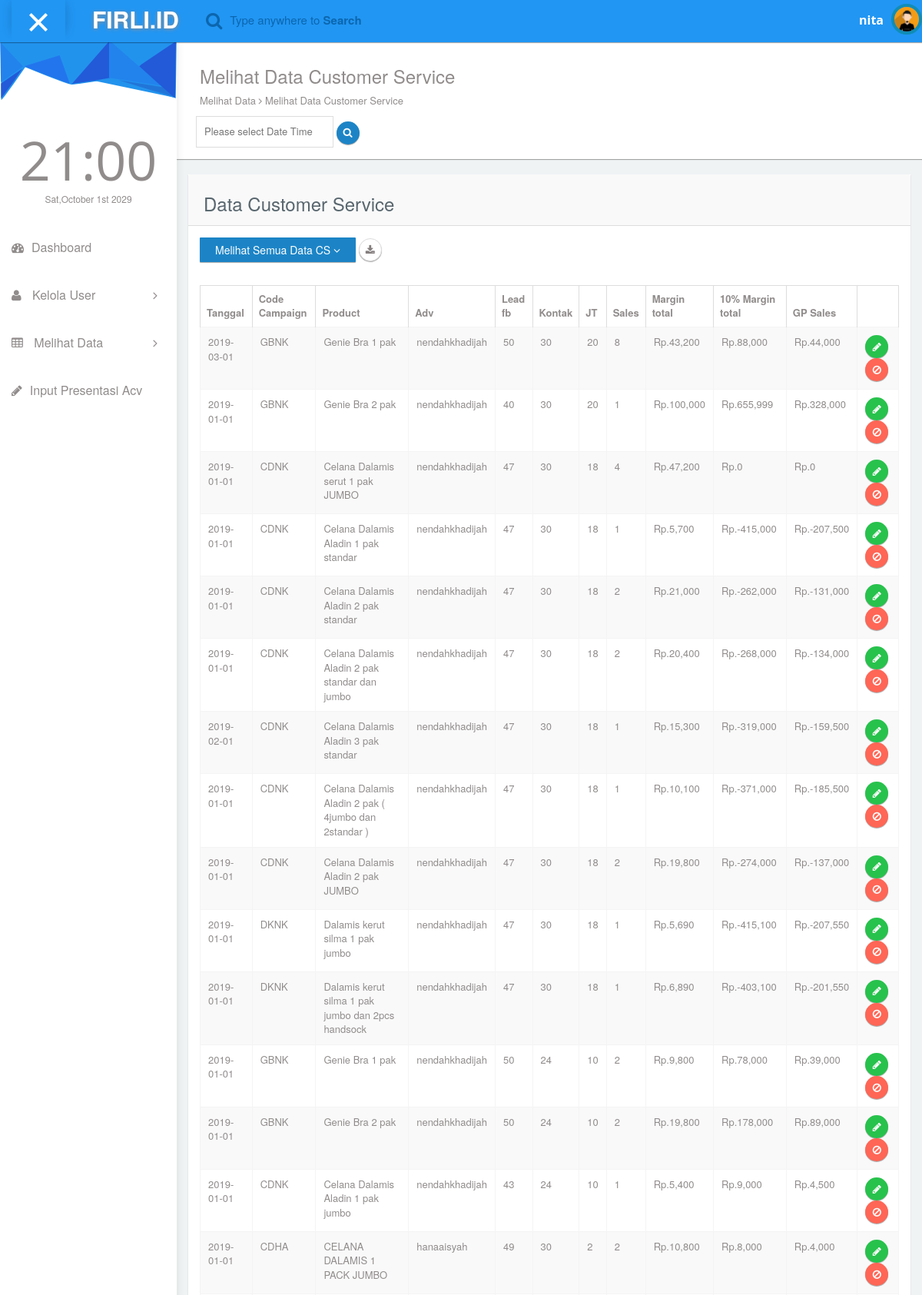
Page /Owner/data_cs.php (signed in, upper part) on the committed database.
### tables this page shows
CREATE TABLE `ds_ss_jualan` (
  `id_ss_jualan` bigint(200) NOT NULL,
  `tanggal` date NOT NULL,
  `code_campaign` varchar(200) NOT NULL,
  `product` varchar(200) NOT NULL,
  `adv` varchar(200) DEFAULT NULL,
  `cs` varchar(200) DEFAULT NULL,
  `lead_fb` bigint(20) NOT NULL,
  `add_spent` bigint(200) NOT NULL,
  `margin` bigint(20) NOT NULL,
  `kontak` bigint(15) NOT NULL,
  `janji_transfer` bigint(20) NOT NULL,
  `sales` bigint(20) NOT NULL
);

### Owner/data_cs.php (the view, shortened to what this page needs)
<?php
	include("../Modul Database/koneksi.php");
	$sort ="";
	$searchDate = "";
?>
<!DOCTYPE html>
<html lang="en">
<head>
  <link rel="stylesheet" type="text/css" href="asset/css/bootstrap.min.css">
   <link rel="stylesheet" href="https://cdnjs.cloudflare.com/ajax/libs/flatpickr/4.2.3/flatpickr.css">
  <link rel="stylesheet" href="https://cdnjs.cloudflare.com/ajax/libs/flatpickr/4.2.3/themes/dark.css">
  <link rel="stylesheet" type="text/css" href="asset/css/plugins/font-awesome.min.css"/>
  <link rel="stylesheet" type="text/css" href="asset/css/plugins/datatables.bootstrap.min.css"/>
  <link rel="stylesheet" type="text/css" href="asset/css/plugins/animate.min.css"/>
  <link href="asset/css/style.css" rel="stylesheet">
</head>
<body id="mimin" class="dashboard">
        <nav class="navbar navbar-default header navbar-fixed-top">
          <div class="col-md-12 nav-wrapper">
            <div class="navbar-header" style="width:100%;">
              <div class="opener-left-menu is-open">
                <span class="bottom"></span>
              </div>
                <a href="index_own.php" class="navbar-brand">
                 <b>FIRLI.ID</b>
                </a>
              <ul class="nav navbar-nav search-nav">
                <li>
                   <div class="search">
                    <span class="fa fa-search icon-search" style="font-size:23px;"></span>
                    <div class="form-group form-animate-text">
                      <input type="text" class="form-text" required>
                      <label class="label-search">Type anywhere to <b>Search</b> </label>
                    </div>
                  </div>
                </li>
              </ul>
              <ul class="nav navbar-nav navbar-right user-nav">
                <li class="user-name"><span><?php
								if(isset($_SESSION["username"])){
									echo explode("_",$_SESSION["username"])[0];
								}
							?></span></li>
                  <li class="dropdown avatar-dropdown">
                   <img src="asset/img/avatar.jpg" class="img-circle avatar" alt="user name" data-toggle="dropdown" aria-haspopup="true" aria-expanded="true"/>
                </li>
              </ul>
            </div>
          </div>
        </nav>
      <div class="container-fluid mimin-wrapper">
            <div id="left-menu">
              <div class="sub-left-menu scroll">
                <ul class="nav nav-list">
                    <li><div class="left-bg"></div></li>
                    <li class="time">
                      <h1 class="animated fadeInLeft">21:00</h1>
                      <p class="animated fadeInRight">Sat,October 1st 2029</p>
                    </li>
                    <li >
                        <a href="index_own.php">
                           <span class="fa fa-dashboard"></span>Dashboard
                        </a>
                    </li>
                    <li ><a class="tree-toggle nav-header"><span class="fa fa-user"></span> Kelola User<span class="fa-angle-right fa right-arrow text-right"></span> </a>
                    </li>
                    <li ><a class="tree-toggle nav-header"><span class="fa fa-table"></span> Melihat Data<span class="fa-angle-right fa right-arrow text-right"></span> </a>
                    </li>
                    <li >
                        <a href="input_target.php">
                           <span class="fa fa-pencil"></span>Input Presentasi Acv
                        </a>
                    </li>
                  </ul>
                </div>
            </div>
            <div id="content">
                <div class="panel">
                  <div class="panel-body">
                      <div class="col-md-6 col-sm-12">
                        <h3 class="animated fadeInLeft">Melihat Data Customer Service</h3>
                        <p class="animated fadeInDown">
                          Melihat Data <span class="fa-angle-right fa"></span> Melihat Data Customer Service
                        </p>
                        <div class="row" style="padding-left:10px;">
								   <input type="text" id="rangeDate" value="<?php echo $searchDate; ?>" placeholder="Please select Date Time" data-input>
								  <button onClick=searchDataOnDate(<?php echo "'$sort'"; ?>) class=" btn btn-circle btn-mn btn-primary" value="primary">
											<span class="fa fa-search"></span>
								  </button>
							  </div>
                    </div>
                  </div>
                </div>
              <div class="col-md-12 top-25 padding-0">
                <div class="col-md-12">
                  <div class="panel">
                    <div class="panel-heading"><h3>Data Customer Service</h3></div>
                    <div class="panel-body">
                      <div class="btn-group" role="group">
                            <button type="button" class="btn btn-primary dropdown-toggle" data-toggle="dropdown" aria-haspopup="true" aria-expanded="false">
                              <?php
								if($sort =="" || $sort =="all") {
									echo "Melihat Semua Data CS";
								}else{
								  echo "Melihat Data ".$sort;
								}
							  ?>
							  <span class="fa fa-angle-down"></span>
                            </button>
                      </div>
                            <button class=" btn btn-circle btn-mn" value="primary">
                                <span id="convert" class="fa fa-download"></span>
                            </button>
                    </div>
                    <div class="panel-body">
                      <div class="responsive-table">
                      <table id="datatables-example" class="table table-striped table-bordered" width="100%" cellspacing="0">
					  <thead>
                        <tr>
                          <th>Tanggal</th>
                          <th>Code Campaign</th>
                          <th>Product</th>
						  <th>Adv</th>
                          <th>Lead fb</th>
                          <th>Kontak</th>
                          <th>JT</th>
                          <th>Sales</th>
                          <th>Margin total</th>
                          <th>10% Margin total</th>
                          <th>GP Sales</th>
						  <th id="action"> aksi </th>
                        </tr>
                      </thead>
                      <tbody>
					  <?php
									$textquery = "SELECT * FROM ds_ss_jualan LEFT JOIN ds_account_cs
											ON ds_ss_jualan.cs = ds_account_cs.id_account_cs  ";
						 $query = mysqli_query($conn,$textquery);
						 while($data = mysqli_fetch_array($query)){
					  ?>
                        <tr>
                          <td><?php echo "$data[tanggal]"; ?></td>
                          <td><?php echo "$data[code_campaign]"; ?></td>
                          <td><?php echo "$data[product]"; ?></td>
                          <td><?php echo explode("_",$data['adv'])[1]; ?></td>
                          <td><?php echo "$data[lead_fb]"; ?></td>
                          <td><?php echo "$data[kontak]"; ?></td>
                          <td><?php echo "$data[janji_transfer]"; ?></td>
                          <td><?php echo "$data[sales]"; ?></td>
                          <td><?php echo "Rp.".number_format((0.1 * $data['margin'])); ?></td>
                          <td><?php echo "Rp.".number_format(($data['margin']-$data['add_spent'])); ?></td>
                          <td><?php echo "Rp.".number_format(0.5 *($data['margin']-$data['add_spent'])); ?></td>
                          <td>
                            <a href="../Owner/form_cs.php?id=<?php echo "$data[id_ss_jualan]"; ?>">
								<button class=" btn btn-circle btn-mn btn-success" value="primary">
									<span class="fa fa-pencil"></span>
								</button>
							</a>
                            <button onClick=deleteData('<?php echo "$data[id_ss_jualan]"; ?>') class=" btn btn-circle btn-mn btn-danger" value="primary">
                                <span class="fa fa-ban"></span>
                            </button>
                          </td>
                        </tr>
					<?php
					    }
					?>
                      </tbody>
                        </table>
                      </div>
                  </div>
                </div>
              </div>
              </div>
            </div>
</body>
</html>
<head>
</head>
<body>
</body>

### rows in the picture
ds_ss_jualan: tanggal "2019-03-01", code_campaign "GBNK", product "Genie Bra 1 pak", adv "nendahkhadijah", lead_fb "50", kontak "30", janji_transfer "20", sales "8", 0.1*$data['margin'] "43,200", $data['margin']-$data['add_spent'] "88,000", 0.5 *($data['margin']-$data['add_spent']) "44,000"
ds_ss_jualan: tanggal "2019-01-01", code_campaign "GBNK", product "Genie Bra 2 pak", adv "nendahkhadijah", lead_fb "40", kontak "30", janji_transfer "20", sales "1", 0.1*$data['margin'] "100,000", $data['margin']-$data['add_spent'] "655,999", 0.5 *($data['margin']-$data['add_spent']) "328,000"
ds_ss_jualan: tanggal "2019-01-01", code_campaign "CDNK", product "Celana Dalamis serut 1 pak JUMBO", adv "nendahkhadijah", lead_fb "47", kontak "30", janji_transfer "18", sales "4", 0.1*$data['margin'] "47,200", $data['margin']-$data['add_spent'] "0", 0.5 *($data['margin']-$data['add_spent']) "0"
ds_ss_jualan: tanggal "2019-01-01", code_campaign "CDNK", product "Celana Dalamis Aladin 1 pak standar", adv "nendahkhadijah", lead_fb "47", kontak "30", janji_transfer "18", sales "1", 0.1*$data['margin'] "5,700", $data['margin']-$data['add_spent'] "-415,000", 0.5 *($data['margin']-$data['add_spent']) "-207,500"
ds_ss_jualan: tanggal "2019-01-01", code_campaign "CDNK", product "Celana Dalamis Aladin 2 pak standar", adv "nendahkhadijah", lead_fb "47", kontak "30", janji_transfer "18", sales "2", 0.1*$data['margin'] "21,000", $data['margin']-$data['add_spent'] "-262,000", 0.5 *($data['margin']-$data['add_spent']) "-131,000"
ds_ss_jualan: tanggal "2019-01-01", code_campaign "CDNK", product "Celana Dalamis Aladin 2 pak standar dan jumbo", adv "nendahkhadijah", lead_fb "47", kontak "30", janji_transfer "18", sales "2", 0.1*$data['margin'] "20,400", $data['margin']-$data['add_spent'] "-268,000", 0.5 *($data['margin']-$data['add_spent']) "-134,000"
ds_ss_jualan: tanggal "2019-02-01", code_campaign "CDNK", product "Celana Dalamis Aladin 3 pak standar", adv "nendahkhadijah", lead_fb "47", kontak "30", janji_transfer "18", sales "1", 0.1*$data['margin'] "15,300", $data['margin']-$data['add_spent'] "-319,000", 0.5 *($data['margin']-$data['add_spent']) "-159,500"
ds_ss_jualan: tanggal "2019-01-01", code_campaign "CDNK", product "Celana Dalamis Aladin 2 pak ( 4jumbo dan 2standar )", adv "nendahkhadijah", lead_fb "47", kontak "30", janji_transfer "18", sales "1", 0.1*$data['margin'] "10,100", $data['margin']-$data['add_spent'] "-371,000", 0.5 *($data['margin']-$data['add_spent']) "-185,500"
ds_ss_jualan: tanggal "2019-01-01", code_campaign "CDNK", product "Celana Dalamis Aladin 2 pak JUMBO", adv "nendahkhadijah", lead_fb "47", kontak "30", janji_transfer "18", sales "2", 0.1*$data['margin'] "19,800", $data['margin']-$data['add_spent'] "-274,000", 0.5 *($data['margin']-$data['add_spent']) "-137,000"
ds_ss_jualan: tanggal "2019-01-01", code_campaign "DKNK", product "Dalamis kerut silma 1 pak jumbo", adv "nendahkhadijah", lead_fb "47", kontak "30", janji_transfer "18", sales "1", 0.1*$data['margin'] "5,690", $data['margin']-$data['add_spent'] "-415,100", 0.5 *($data['margin']-$data['add_spent']) "-207,550"
ds_ss_jualan: tanggal "2019-01-01", code_campaign "DKNK", product "Dalamis kerut silma 1 pak jumbo dan 2pcs handsock", adv "nendahkhadijah", lead_fb "47", kontak "30", janji_transfer "18", sales "1", 0.1*$data['margin'] "6,890", $data['margin']-$data['add_spent'] "-403,100", 0.5 *($data['margin']-$data['add_spent']) "-201,550"
ds_ss_jualan: tanggal "2019-01-01", code_campaign "GBNK", product "Genie Bra 1 pak", adv "nendahkhadijah", lead_fb "50", kontak "24", janji_transfer "10", sales "2", 0.1*$data['margin'] "9,800", $data['margin']-$data['add_spent'] "78,000", 0.5 *($data['margin']-$data['add_spent']) "39,000"
ds_ss_jualan: tanggal "2019-01-01", code_campaign "GBNK", product "Genie Bra 2 pak", adv "nendahkhadijah", lead_fb "50", kontak "24", janji_transfer "10", sales "2", 0.1*$data['margin'] "19,800", $data['margin']-$data['add_spent'] "178,000", 0.5 *($data['margin']-$data['add_spent']) "89,000"
ds_ss_jualan: tanggal "2019-01-01", code_campaign "CDNK", product "Celana Dalamis Aladin 1 pak jumbo", adv "nendahkhadijah", lead_fb "43", kontak "24", janji_transfer "10", sales "1", 0.1*$data['margin'] "5,400", $data['margin']-$data['add_spent'] "9,000", 0.5 *($data['margin']-$data['add_spent']) "4,500"
ds_ss_jualan: tanggal "2019-01-01", code_campaign "CDHA", product "CELANA DALAMIS 1 PACK JUMBO", adv "hanaaisyah", lead_fb "49", kontak "30", janji_transfer "2", sales "2", 0.1*$data['margin'] "10,800", $data['margin']-$data['add_spent'] "8,000", 0.5 *($data['margin']-$data['add_spent']) "4,000"

### other values in the picture
explode("_",$_SESSION["username"])[0] "nita"
